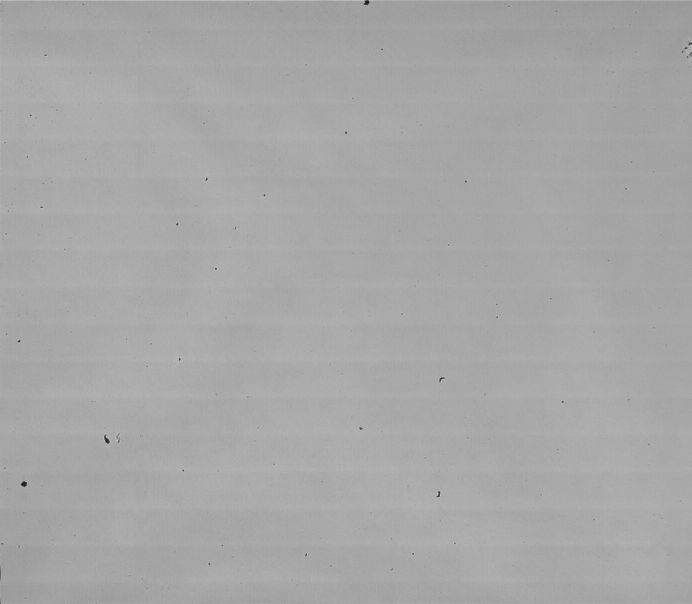
#> input picture SPE image reconstruction/FlatFieldCalibration.jpg, 1384 x 1208 px (shown at 1/2 size)
$ python -i utils.py   (imports and definitions only)   (older library calls are emulated)
#> lines starting #> are read from the running program, lines starting #| are printed output that depends on the picture
"""
Some codes from https://github.com/Newmu/dcgan_code
"""
from __future__ import division
import math
import json
import random
import pprint
import scipy.misc
import numpy as np
from time import gmtime, strftime
import skimage.transform
import imageio

pp = pprint.PrettyPrinter()

get_stddev = lambda x, k_h, k_w: 1/math.sqrt(k_w*k_h*x.get_shape()[-1])

# -----------------------------
# new added functions for pix2pix

def load_data(image_path, flip=True, is_test=False):
    img_A, img_B = load_image(image_path)
    img_A, img_B = preprocess_A_and_B(img_A, img_B, flip=flip, is_test=is_test)

    img_A = img_A/127.5 - 1.
    img_B = img_B/127.5 - 1.

    img_AB = np.concatenate((img_A, img_B), axis=2)
    # img_AB shape: (fine_size, fine_size, input_c_dim + output_c_dim)
    return img_AB

def load_data2(image_path, flip=True, is_test=False):
    img_A, img_B = load_image(image_path)
    #img_A, img_B = preprocess_A_and_B(img_A, img_B, flip=flip, is_test=is_test)

    img_A = img_A/127.5 - 1.
    img_B = img_B/127.5 - 1.

    img_AB = np.concatenate((img_A, img_B), axis=2)
    # img_AB shape: (fine_size, fine_size, input_c_dim + output_c_dim)
    return img_AB

def load_image(image_path):
    input_img = imread(image_path)
    w = int(input_img.shape[1])
#> w = 1384
    w2 = int(w/2)
#> w2 = 692
    img_A = input_img[:, 0:w2]
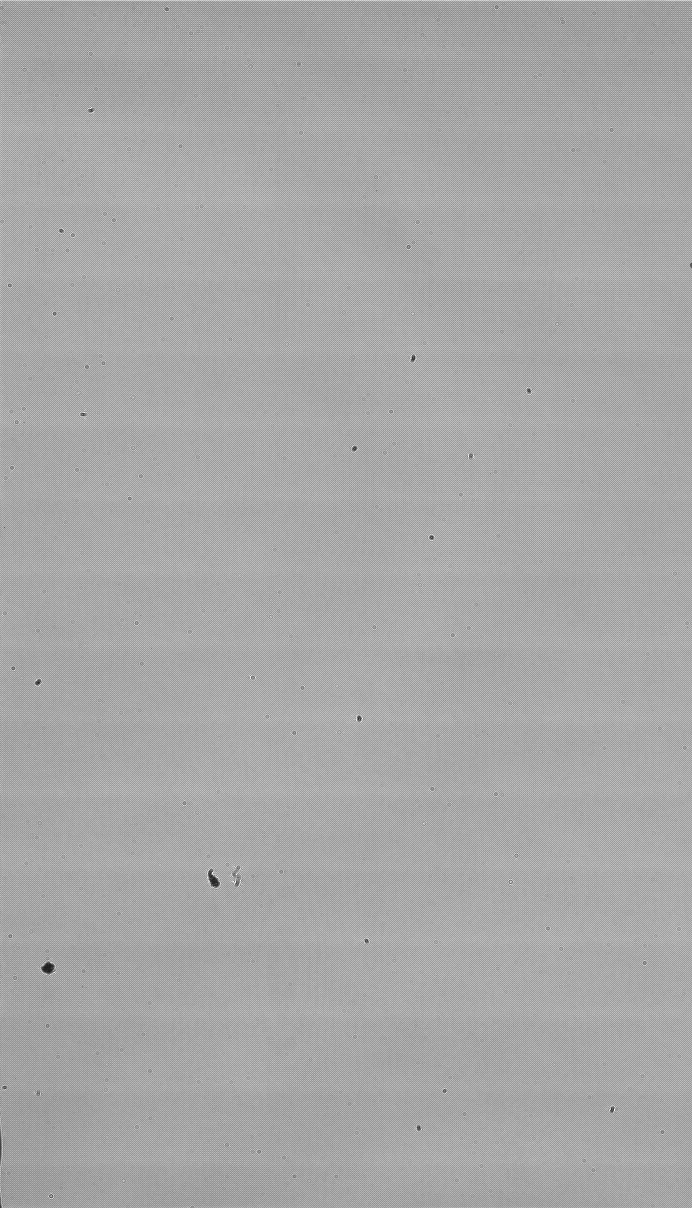
#> img_A: shape (1208, 692) float64; min 28, max 255, mean 168
    img_B = input_img[:, w2:w]

    return img_A, img_B

def preprocess_A_and_B(img_A, img_B, load_size=256, fine_size=256, flip=True, is_test=False):
#> called with load_size = 256, fine_size = 256, flip = True, is_test = False
    if is_test:
        img_A = skimage.transform.resize(img_A, [fine_size, fine_size])
        img_B = skimage.transform.resize(img_B, [fine_size, fine_size])
    else:
        img_A = skimage.transform.resize(img_A, [load_size, load_size])
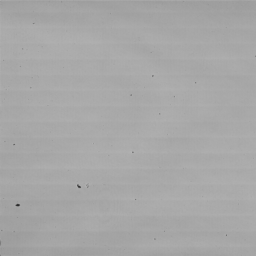
#> img_A: shape (256, 256) float64; min 42.43, max 181.7, mean 168
        img_B = skimage.transform.resize(img_B, [load_size, load_size])
#> img_B: shape (256, 256) float64

        # [8 lines of commented-out code are left out]

    return img_A, img_B

# -----------------------------

def get_image(image_path, image_size, is_crop=True, resize_w=64, is_grayscale = False):
    return transform(imread(image_path, is_grayscale), image_size, is_crop, resize_w)

def save_images(images, size, image_path):
    return imsave(inverse_transform(images), size, image_path)

def imread(path, is_grayscale = False):
    if (is_grayscale):
        return imageio.imread(path, flatten = True).astype(np.float)
    else:
        return imageio.imread(path).astype(np.float)

def merge_images(images, size):
    return inverse_transform(images)

def merge(images, size):
    h, w = images.shape[1], images.shape[2]
    img = np.zeros((h * size[0], w * size[1], 3))
    for idx, image in enumerate(images):
        i = idx % size[1]
        j = idx // size[1]
        img[j*h:j*h+h, i*w:i*w+w, :] = image

    return img

def imsave(images, size, path):
    return imageio.imsave(path, merge(images, size))

def transform(image, npx=64, is_crop=True, resize_w=64):
    # npx : # of pixels width/height of image
    if is_crop:
        cropped_image = center_crop(image, npx, resize_w=resize_w)
    else:
        cropped_image = image
    return np.array(cropped_image)/127.5 - 1.

def inverse_transform(images):
    return (images+1.)/2.

>>> result = load_data('../SPE image reconstruction/FlatFieldCalibration.jpg')
#> in load_data, `img_A = img_A/127.5 - 1.`:
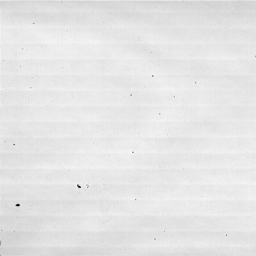
#> img_A: shape (256, 256) float64; min -0.667, max 0.425, mean 0.317; drawn with min black and max white
#> in load_data, `img_B = img_B/127.5 - 1.`:
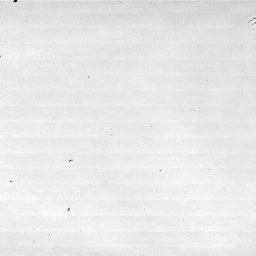
#> img_B: shape (256, 256) float64; min -0.649, max 0.396, mean 0.306; drawn with min black and max white
#> (the run stopped early here; a loop or call above may not have finished)
